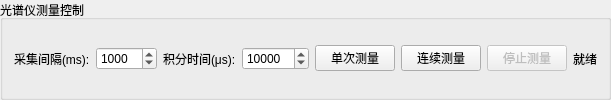
     <widget class="QGroupBox" name="groupBoxSpectrometerMeasure">
      <property name="title">
       <string>光谱仪测量控制</string>
      </property>
      <layout class="QHBoxLayout" name="horizontalLayout_38">
       <item>
        <layout class="QHBoxLayout" name="horizontalLayoutScanInterval">
         <item>
          <widget class="QLabel" name="labelScanInterval">
           <property name="font">
            <font>
             <weight>50</weight>
             <bold>false</bold>
            </font>
           </property>
           <property name="text">
            <string>采集间隔(ms):</string>
           </property>
          </widget>
         </item>
         <item>
          <widget class="QSpinBox" name="spinBoxScanInterval">
           <property name="minimum">
            <number>100</number>
           </property>
           <property name="maximum">
            <number>10000</number>
           </property>
           <property name="value">
            <number>1000</number>
           </property>
          </widget>
         </item>
        </layout>
       </item>
       <item>
        <layout class="QHBoxLayout" name="horizontalLayoutIntegrationTime">
         <item>
          <widget class="QLabel" name="labelIntegrationTime">
           <property name="font">
            <font>
             <weight>50</weight>
             <bold>false</bold>
            </font>
           </property>
           <property name="text">
            <string>积分时间(μs):</string>
           </property>
          </widget>
         </item>
         <item>
          <widget class="QSpinBox" name="spinBoxIntegrationTime">
           <property name="minimum">
            <number>1000</number>
           </property>
           <property name="maximum">
            <number>1000000</number>
           </property>
           <property name="value">
            <number>10000</number>
           </property>
          </widget>
         </item>
        </layout>
       </item>
       <item>
        <layout class="QHBoxLayout" name="horizontalLayout_79">
         <item>
          <widget class="QPushButton" name="btnSingleMeasure">
           <property name="text">
            <string>单次测量</string>
           </property>
          </widget>
         </item>
         <item>
          <widget class="QPushButton" name="btnContinuousMeasure">
           <property name="text">
            <string>连续测量</string>
           </property>
          </widget>
         </item>
         <item>
          <widget class="QPushButton" name="btnStopMeasure">
           <property name="enabled">
            <bool>false</bool>
           </property>
           <property name="text">
            <string>停止测量</string>
           </property>
          </widget>
         </item>
        </layout>
       </item>
       <item>
        <widget class="QLabel" name="labelMeasureStatus">
         <property name="font">
          <font>
           <weight>50</weight>
           <bold>false</bold>
          </font>
         </property>
         <property name="text">
          <string>就绪</string>
         </property>
         <property name="alignment">
          <set>Qt::AlignCenter</set>
         </property>
        </widget>
       </item>
      </layout>
     </widget>
